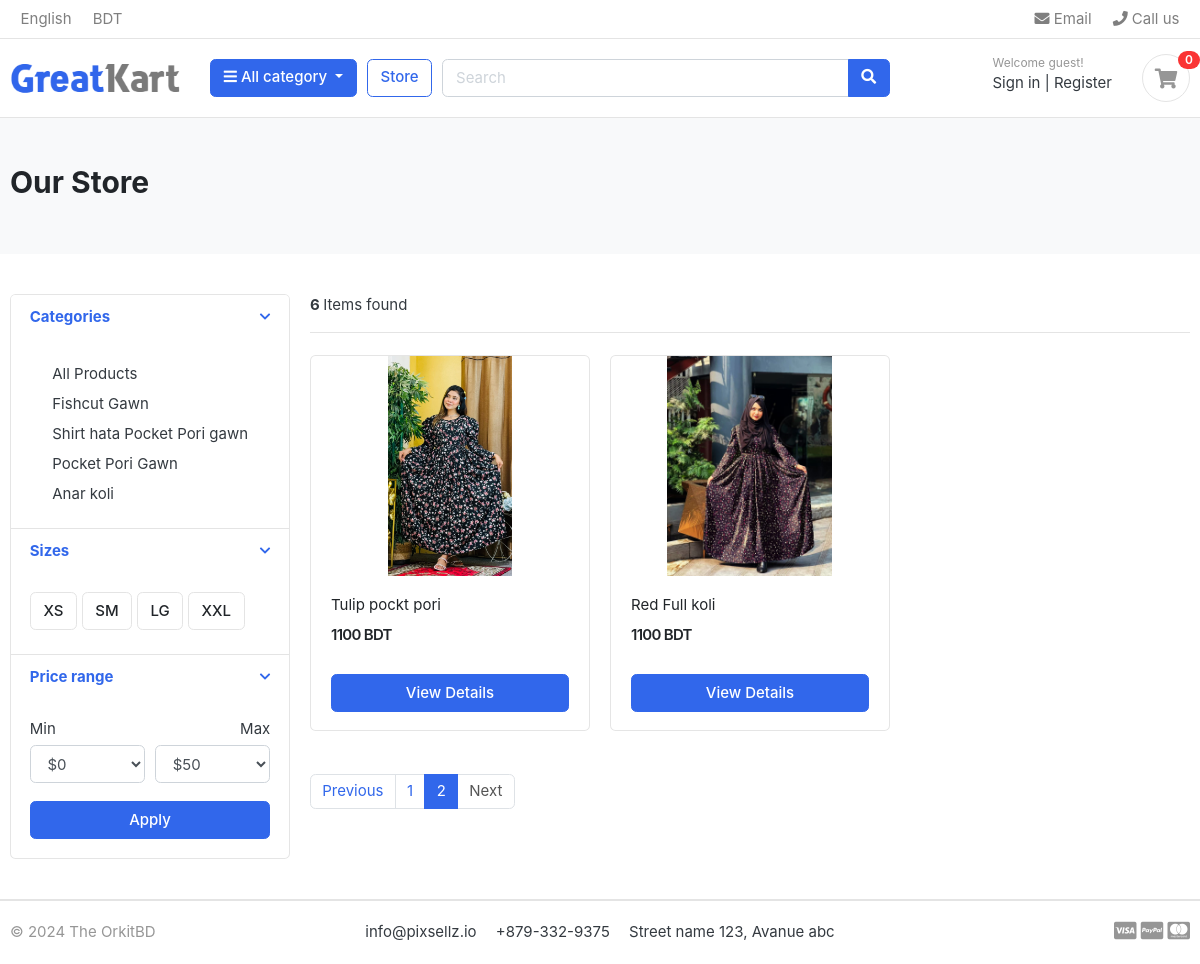
/store/?page=2, run on an earlier commit of the app's database.
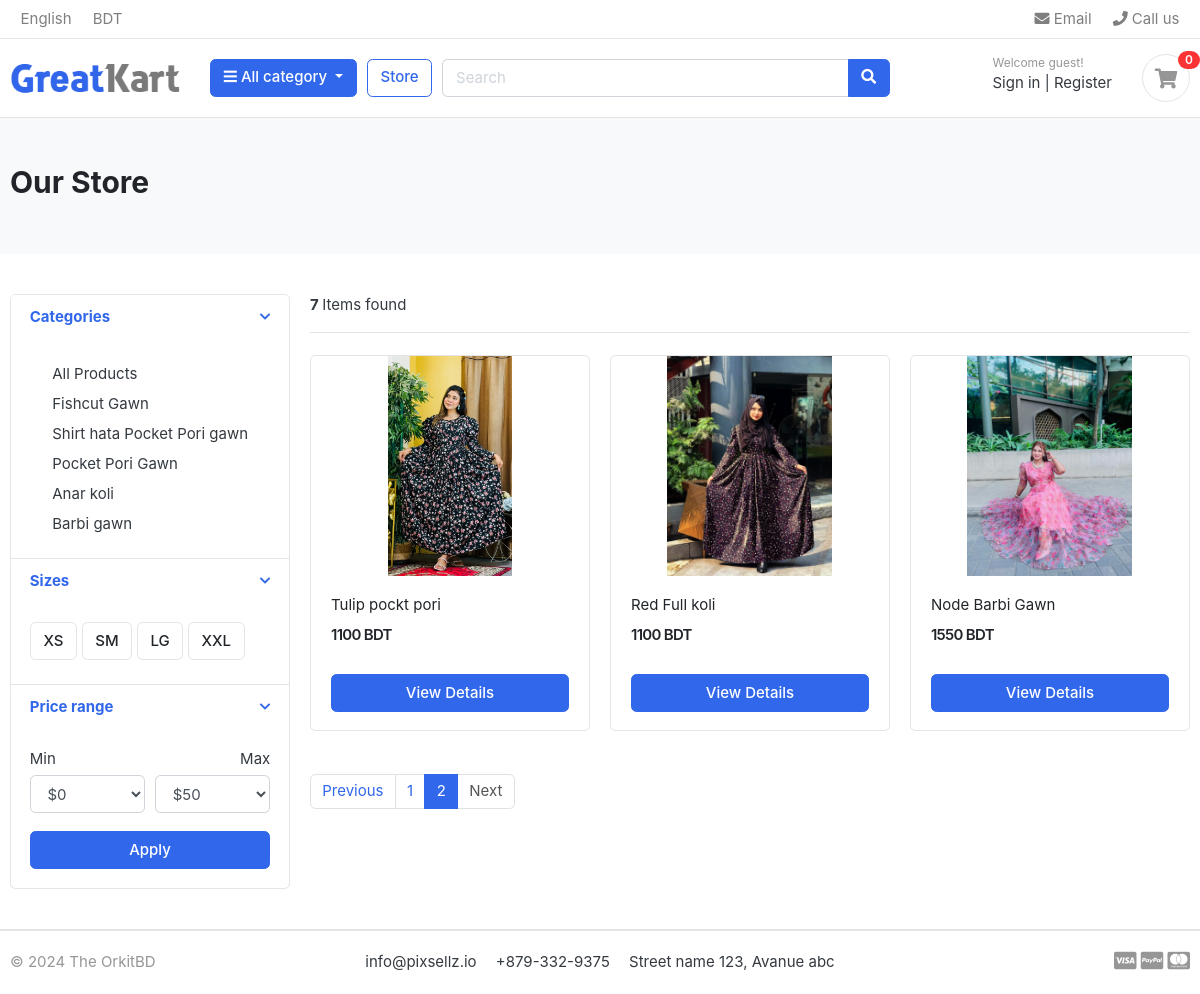
And on a later commit of the database.
### category/models.py (models this page shows, shortened)
class Category(models.Model):
    category_name = models.CharField(max_length=50, unique=True)
    slug = models.SlugField(max_length=100,unique=True)
    description = models.TextField(max_length=255,blank=True)
    cat_image = models.ImageField(upload_to='photos/categories',blank=True)
    class Meta:
        verbose_name = 'category'
        verbose_name_plural = 'categories'
    def get_url(self):
        return reverse('products_by_category',args=[self.slug])

### store/models.py (models this page shows, shortened)
class Product (models.Model):
    product_name = models.CharField(max_length=100,unique=True)
    slug  = models.SlugField(max_length=100,unique=True)
    description = models.CharField(max_length=1000,unique=True)
    price = models.IntegerField()
    images = models.ImageField(upload_to='photos/products')
    stock = models.IntegerField()
    is_avilable = models.BooleanField(default=True)
    category = models.ForeignKey(Category,on_delete=models.CASCADE)
    created_date = models.DateTimeField(auto_now=True)
    modified_date = models.DateTimeField(auto_now=True)
    def get_url(self):
        return reverse('product_detail',args=[self.category.slug, self.slug])

### store/views.py (the view)
# urls.py: path('',store, name='store'),
def store(request,category_slug=None):
    categories = None
    products=None
    if category_slug != None:
        categories = get_object_or_404(Category, slug = category_slug )
        products = Product.objects.filter(category = categories, is_avilable = True)
    else:
        products = Product.objects.all().filter(is_avilable=True)
    product_count = products.count()
    paginator = Paginator(products,4)
    page = request.GET.get('page')
    paged_produts = paginator.get_page(page)
    context = {
        'products' : paged_produts,
        'product_count':product_count,
    }
    return render(request,'store/store.html',context)

### carts/context_processors.py (called while the page is built)
def counter(request):
    cart_count =0
    if 'admin' in request.path:
        return()
    else:
        try:
            cart = Cart.objects.get(cart_id = _cart_id(request))
            cart_items = CartItem.objects.filter(cart=cart, is_active = True)
            for cart_item in cart_items:
                cart_count += cart_item.quantity
        except:
            cart_count = 0;
    return dict(cart_count=cart_count)

### carts/views.py (called while the page is built)
def _cart_id(request):
    cart = request.session.session_key
    if not cart :
        cart = request.session.create()
    return cart

### category/context_processors.py (called while the page is built)
def menu_links(request):
    links = Category.objects.all()
    return dict(links=links)

### templates/store/store.html (shortened to what this page needs)
 {% extends "base.html" %}
 {% load static %}
{%block content%}
<section class="section-pagetop bg">
    <div class="container">
        <h2 class="title-page">Our Store</h2>
    </div>
    </section>
    <section class="section-content padding-y">
    <div class="container">
    <div class="row">
        <aside class="col-md-3">
    <div class="card">
        <article class="filter-group">
            <header class="card-header">
                <a href="#" data-toggle="collapse" data-target="#collapse_1" aria-expanded="true" class="">
                    <i class="icon-control fa fa-chevron-down"></i>
                    <h6 class="title">Categories</h6>
                </a>
            </header>
            <div class="filter-content collapse show" id="collapse_1" style="">
                <div class="card-body">
                    <ul class="list-menu">
                        <a class="dropdown-item" href="{% url 'store' %}">All Products </a>
                        {% for category in links %}
                        <a class="dropdown-item" href="{{category.get_url}}">{{category.category_name}} </a>
                        {% endfor %}
                    </ul>
                </div>
            </div>
        </article>
        <article class="filter-group">
            <header class="card-header">
                <a href="#" data-toggle="collapse" data-target="#collapse_4" aria-expanded="true" class="">
                    <i class="icon-control fa fa-chevron-down"></i>
                    <h6 class="title">Sizes </h6>
                </a>
            </header>
            <div class="filter-content collapse show" id="collapse_4" style="">
                <div class="card-body">
                  <label class="checkbox-btn">
                    <span class="btn btn-light"> XS </span>
                  </label>
                  <label class="checkbox-btn">
                    <span class="btn btn-light"> SM </span>
                  </label>
                  <label class="checkbox-btn">
                    <span class="btn btn-light"> LG </span>
                  </label>
                  <label class="checkbox-btn">
                    <span class="btn btn-light"> XXL </span>
                  </label>
            </div>
            </div>
        </article>
        <article class="filter-group">
            <header class="card-header">
                <a href="#" data-toggle="collapse" data-target="#collapse_3" aria-expanded="true" class="">
                    <i class="icon-control fa fa-chevron-down"></i>
                    <h6 class="title">Price range </h6>
                </a>
            </header>
            <div class="filter-content collapse show" id="collapse_3" style="">
                <div class="card-body">
                    <div class="form-row">
                    <div class="form-group col-md-6">
                      <label>Min</label>
                          <select class="mr-2 form-control">
                            <option value="0">$0</option>
                        </select>
                    </div>
                    <div class="form-group text-right col-md-6">
                      <label>Max</label>
                          <select class="mr-2 form-control">
                            <option value="50">$50</option>
                        </select>
                    </div>
                    </div>
                    <button class="btn btn-block btn-primary">Apply</button>
                </div>
            </div>
        </article>
    </div>
        </aside>
        <main class="col-md-9">
    <header class="border-bottom mb-4 pb-3">
            <div class="form-inline">
                <span class="mr-md-auto"> <b> {{product_count}} </b>Items found </span>
            </div>
    </header>
    <div class="row">
        {% for product in products %}
        <div class="col-md-4">
            <figure class="card card-product-grid">
                  <div class="img-wrap">
                    <a href="{{product.get_url}}">  <img src="{{product.images.url}}"> </a>
                </div>
                <figcaption class="info-wrap">
                    <div class="fix-height">
                        <a href="{{product.get_url}}" class="title">{{product.product_name}}</a>
                        <div class="price-wrap mt-2">
                            <span class="price">{{product.price}} BDT</span>
                        </div>
                    </div>
                    <a href="{{ product.get_url }}" class="btn btn-block btn-primary">View Details</a>
                </figcaption>
            </figure>
        </div>
        {% endfor %}
    </div>
    <nav class="mt-4" aria-label="Page navigation sample">
        {% if products.has_other_pages %}
            <ul class="pagination">
                {% if products.has_previous %}
                    <li class="page-item"><a class="page-link" href="?page={{products.previous_page_number}}"> Previous</a></li>
                    {% else %}
                    <li class="page-item disabled"><a class="page-link" > Previous</a></li>
                {% endif %}
                {% for i  in  products.paginator.page_range %}
                    {% if products.number == i %}
                     <li class="page-item active"><a class="page-link" href="?page={{i}}">{{ i}}</a></li>
                    {% else %}
                        <li class="page-item "><a class="page-link" href="?page={{i}}">{{i}}</a></li>
                    {% endif %}
                {% endfor %}
                {% if products.has_next %}
                <li class="page-item"><a class="page-link" href="?page={{products.next_page_number}}">Next</a></li>
                {% else %}
                 <li class="page-item disabled "><a class="page-link">Next</a></li>
                {% endif %}
            </ul>
        {% endif %}
    </nav>
        </main>
    </div>
    </div>
    </section>
{% endblock %}

### templates/base.html (shortened to what this page needs)
{% load static %}
<!DOCTYPE HTML>
<html lang="en">
<head>
<link href="{%static 'css/bootstrap.css' %}" rel="stylesheet" type="text/css"/>
<link href="{%static 'fonts/fontawesome/css/all.min.css' %}" type="text/css" rel="stylesheet">
<link href="{%static 'css/ui.css' %}" rel="stylesheet" type="text/css"/>
<link href="{%static 'css/responsive.css' %}" rel="stylesheet" media="only screen and (max-width: 1200px)" />
</head>
<body>
{% include 'includes/navbar.html'%}
{% block content %}{% endblock %}
{% include 'includes/footer.html'%}

### templates/includes/navbar.html (shortened to what this page needs)
{% load static %}
<header class="section-header">
    <nav class="navbar p-md-0 navbar-expand-sm navbar-light border-bottom">
    <div class="container">
      <div class="collapse navbar-collapse" id="navbarTop4">
        <ul class="navbar-nav mr-auto">
            <li class="nav-item dropdown">
                 <a href="#" class="nav-link">English </a>
            </li>
            <li class="nav-item dropdown">
                <a href="#" class="nav-link"> BDT </a>
            </li>
        </ul>
        <ul class="navbar-nav">
            <li><a href="#" class="nav-link"> <i class="fa fa-envelope"></i> Email </a></li>
            <li><a href="#" class="nav-link"> <i class="fa fa-phone"></i> Call us </a></li>
        </ul>
      </div>
    </div>
    </nav>
    <section class="header-main border-bottom">
        <div class="container">
    <div class="row align-items-center">
        <div class="col-lg-2 col-md-3 col-6">
            <a href="{% url 'home'%}" class="brand-wrap">
                <img class="logo" src="{% static './images/logo.png' %}">
            </a>
        </div>
        <div class="col-lg col-sm col-md col-6 flex-grow-0">
            <div class="category-wrap dropdown d-inline-block float-right">
                <button type="button" class="btn btn-primary dropdown-toggle" data-toggle="dropdown">
                    <i class="fa fa-bars"></i> All category
                </button>
            </div>
        </div>
        <a href="{% url 'store' %}" class="btn btn-outline-primary">Store</a>
        <div class="col-lg  col-md-6 col-sm-12 col">
            <form action="#" class="search">
                <div class="input-group w-100">
                    <input type="text" class="form-control" style="width:60%;" placeholder="Search">
                    <div class="input-group-append">
                      <button class="btn btn-primary" type="submit">
                        <i class="fa fa-search"></i>
                      </button>
                    </div>
                </div>
            </form>
        </div>
        <div class="col-lg-3 col-sm-6 col-8 order-2 order-lg-3">
                    <div class="d-flex justify-content-end mb-3 mb-lg-0">
                        <div class="widget-header">
                            <small class="title text-muted">Welcome guest!</small>
                            <div>
                                <a href="./signin.html">Sign in</a> <span class="dark-transp"> | </span>
                                <a href="./register.html"> Register</a>
                            </div>
                        </div>
                        <a href="{%url 'cart' %}" class="widget-header pl-3 ml-3">
                            <div class="icon icon-sm rounded-circle border"><i class="fa fa-shopping-cart"></i></div>
                            <span class="badge badge-pill badge-danger notify">{{cart_count}}</span>
                        </a>
                    </div>
                </div>
    </div>
        </div>
    </section>
    </header>

### templates/includes/footer.html
<footer class="section-footer border-top">
	<div class="container">
		<section class="footer-bottom border-top row">
			<div class="col-md-2">
				<p class="text-muted"> &copy 2024 The OrkitBD </p>
			</div>
			<div class="col-md-8 text-md-center">
				<span  class="px-2">info@pixsellz.io</span>
				<span  class="px-2">+879-332-9375</span>
				<span  class="px-2">Street name 123, Avanue abc</span>
			</div>
			<div class="col-md-2 text-md-right text-muted">
				<i class="fab fa-lg fa-cc-visa"></i>
				<i class="fab fa-lg fa-cc-paypal"></i>
				<i class="fab fa-lg fa-cc-mastercard"></i>
			</div>
		</section>
	</div>
</footer>

### static/css/ui.css (style rules this page uses)
html { font-family: "Inter", sans-serif; font-size: 15px; }
.img-wrap { text-align: center; display: block; }
.img-wrap img { max-width: 100%; }
.price-wrap { letter-spacing: -0.7px; }
.icon-xs, .icon-sm, .icon-md, .icon-lg { display: inline-block; text-align: center; flex-shrink: 0; flex-grow: 0; }
.icon-sm { width: 48px; height: 48px; line-height: 48px !important; font-size: 20px; }
.padding-y { padding-top: 40px; padding-bottom: 40px; }
figure { margin-bottom: 0; }
article:after, .form-group:after { display: block; clear: both; content: ""; }
.bg { background-color: #f8f9fa; }
.title-page { color: #212529; }
p:last-child { margin-bottom: 0; }
.header-main { position: relative; padding-top: 1rem; padding-bottom: 1rem; }
.brand-wrap .logo, .navbar-brand .logo { margin-right: 7px; max-height: 42px; display: inline-block; }
.widget-header { display: inline-block; vertical-align: middle; position: relative; }
.widget-header a { color: #343a40; }
.widget-header i { color: #969696; }
.widget-header .title { display: block; }
.widget-header .notify { position: absolute; top: -3px; right: -10px; }
.footer-bottom { padding-top: 20px; padding-bottom: 20px; }
.btn-light { background-color: #fff; border-color: #e4e4e4; }
.list-menu { list-style: none; margin: 0; padding-left: 0; }
.list-menu a { color: #343a40; }
[class*=card-product] a.title { color: #212529; display: block; }
[class*=card-product] .img-wrap { overflow: hidden; position: relative; }
[class*=card-product] .img-wrap img { height: 100%; max-width: 100%; width: auto; display: inline-block; -o-object-fit: cover; object-fit: cover; }
.card-product-grid { margin-bottom: 20px; }
.card-product-grid .img-wrap { border-radius: 0.2rem 0.2rem 0 0; height: 220px; }
.card-product-grid .info-wrap { overflow: hidden; padding: 18px 20px; }
.card-product-grid .fix-height { height: 80px; overflow: hidden; }
.card .img-wrap { overflow: hidden; }
.notify { position: absolute; top: -4px; right: -10px; display: inline-block; padding: 0.25em 0.6em; font-size: 12px; line-height: 1; text-align: center; border-radius: 3rem; color: #fff; background-color: #fa3434; }
.price { font-weight: 600; color: #212529; }
.icon-control { margin-top: 5px; float: right; font-size: 80%; }
.card-header .title { margin-bottom: 0; line-height: 1.5; }
.filter-group { border-bottom: 1px solid #e4e4e4; }
.filter-group .card-header { border-bottom: 0; }
.filter-group:last-child { border-bottom: 0; }
.checkbox-btn { position: relative; }
.section-pagetop { padding: 45px 0; }

What changed in the data, as far as the page shows it:
added Category: category_name "Barbi gawn"
added Product: images (picture), product_name "Node Barbi Gawn", price "1550"
Also different on the page:
{{ product_count }}: "6" → "7"
